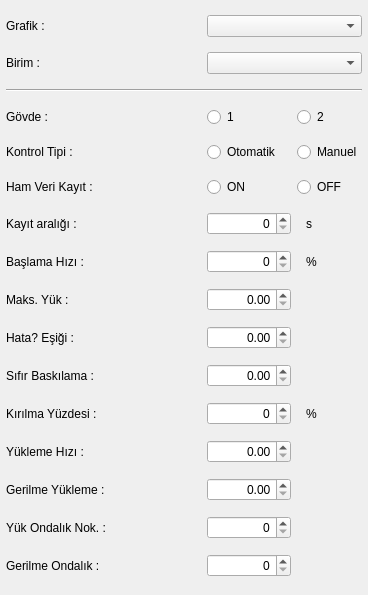
                     <widget class="QWidget" name="wdg_param">
                      <property name="geometry">
                       <rect>
                        <x>0</x>
                        <y>0</y>
                        <width>368</width>
                        <height>595</height>
                       </rect>
                      </property>
                      <layout class="QGridLayout" name="gridLayout_9" rowstretch="1,0,0,0,0,0,0,0,0,0,0,0,0,0,0,0" columnstretch="1,0,0">
                       <property name="leftMargin">
                        <number>6</number>
                       </property>
                       <property name="topMargin">
                        <number>9</number>
                       </property>
                       <property name="rightMargin">
                        <number>6</number>
                       </property>
                       <property name="bottomMargin">
                        <number>9</number>
                       </property>
                       <property name="verticalSpacing">
                        <number>9</number>
                       </property>
                       <item row="4" column="0">
                        <widget class="QLabel" name="label_31">
                         <property name="text">
                          <string>Kontrol Tipi :</string>
                         </property>
                         <property name="indent">
                          <number>-1</number>
                         </property>
                        </widget>
                       </item>
                       <item row="14" column="0">
                        <widget class="QLabel" name="label_44">
                         <property name="text">
                          <string>Yük Ondalık Nok. :</string>
                         </property>
                         <property name="indent">
                          <number>-1</number>
                         </property>
                        </widget>
                       </item>
                       <item row="5" column="0">
                        <widget class="QLabel" name="label_32">
                         <property name="text">
                          <string>Ham Veri Kayıt :</string>
                         </property>
                         <property name="indent">
                          <number>-1</number>
                         </property>
                        </widget>
                       </item>
                       <item row="10" column="1">
                        <widget class="QDoubleSpinBox" name="doubleSpinBox_zero_suppression">
                         <property name="alignment">
                          <set>Qt::AlignRight|Qt::AlignTrailing|Qt::AlignVCenter</set>
                         </property>
                        </widget>
                       </item>
                       <item row="7" column="0">
                        <widget class="QLabel" name="label_35">
                         <property name="text">
                          <string>Başlama Hızı :</string>
                         </property>
                         <property name="indent">
                          <number>-1</number>
                         </property>
                        </widget>
                       </item>
                       <item row="11" column="0">
                        <widget class="QLabel" name="label_41">
                         <property name="text">
                          <string>Kırılma Yüzdesi :</string>
                         </property>
                         <property name="indent">
                          <number>-1</number>
                         </property>
                        </widget>
                       </item>
                       <item row="5" column="1">
                        <widget class="QRadioButton" name="radioButton_record_raw_data_on">
                         <property name="cursor">
                          <cursorShape>PointingHandCursor</cursorShape>
                         </property>
                         <property name="text">
                          <string>ON</string>
                         </property>
                         <attribute name="buttonGroup">
                          <string notr="true">recraw_buttonGroup</string>
                         </attribute>
                        </widget>
                       </item>
                       <item row="3" column="0">
                        <widget class="QLabel" name="label_30">
                         <property name="text">
                          <string>Gövde :</string>
                         </property>
                         <property name="indent">
                          <number>-1</number>
                         </property>
                        </widget>
                       </item>
                       <item row="3" column="2">
                        <widget class="QRadioButton" name="radioButton_frame2">
                         <property name="cursor">
                          <cursorShape>PointingHandCursor</cursorShape>
                         </property>
                         <property name="text">
                          <string>2</string>
                         </property>
                         <attribute name="buttonGroup">
                          <string notr="true">frame_buttonGroup</string>
                         </attribute>
                        </widget>
                       </item>
                       <item row="9" column="0">
                        <widget class="QLabel" name="label_37">
                         <property name="text">
                          <string>Hata? Eşiği :</string>
                         </property>
                         <property name="indent">
                          <number>-1</number>
                         </property>
                        </widget>
                       </item>
                       <item row="15" column="0">
                        <widget class="QLabel" name="label_45">
                         <property name="text">
                          <string>Gerilme Ondalık :</string>
                         </property>
                         <property name="indent">
                          <number>-1</number>
                         </property>
                        </widget>
                       </item>
                       <item row="1" column="1" colspan="2">
                        <widget class="QComboBox" name="comboBox_unit">
                         <property name="cursor">
                          <cursorShape>PointingHandCursor</cursorShape>
                         </property>
                        </widget>
                       </item>
                       <item row="8" column="2">
                        <widget class="QLabel" name="label_unit_max_load">
                         <property name="text">
                          <string/>
                         </property>
                         <property name="indent">
                          <number>9</number>
                         </property>
                        </widget>
                       </item>
                       <item row="12" column="0">
                        <widget class="QLabel" name="label_42">
                         <property name="text">
                          <string>Yükleme Hızı :</string>
                         </property>
                         <property name="indent">
                          <number>-1</number>
                         </property>
                        </widget>
                       </item>
                       <item row="10" column="2">
                        <widget class="QLabel" name="label_unit_zero_suppression">
                         <property name="text">
                          <string/>
                         </property>
                         <property name="indent">
                          <number>9</number>
                         </property>
                        </widget>
                       </item>
                       <item row="0" column="0">
                        <widget class="QLabel" name="label_33">
                         <property name="text">
                          <string>Grafik :</string>
                         </property>
                        </widget>
                       </item>
                       <item row="6" column="2">
                        <widget class="QLabel" name="label_dac_value_101">
                         <property name="text">
                          <string>s</string>
                         </property>
                         <property name="indent">
                          <number>9</number>
                         </property>
                        </widget>
                       </item>
                       <item row="9" column="1">
                        <widget class="QDoubleSpinBox" name="doubleSpinBox_load_treshold">
                         <property name="alignment">
                          <set>Qt::AlignRight|Qt::AlignTrailing|Qt::AlignVCenter</set>
                         </property>
                         <property name="maximum">
                          <double>999999.000000000000000</double>
                         </property>
                         <property name="singleStep">
                          <double>0.100000000000000</double>
                         </property>
                        </widget>
                       </item>
                       <item row="12" column="1">
                        <widget class="QDoubleSpinBox" name="doubleSpinBox_pace_rate">
                         <property name="alignment">
                          <set>Qt::AlignRight|Qt::AlignTrailing|Qt::AlignVCenter</set>
                         </property>
                         <property name="maximum">
                          <double>999999.000000000000000</double>
                         </property>
                         <property name="singleStep">
                          <double>0.100000000000000</double>
                         </property>
                        </widget>
                       </item>
                       <item row="9" column="2">
                        <widget class="QLabel" name="label_unit_failure_threshold">
                         <property name="text">
                          <string/>
                         </property>
                         <property name="indent">
                          <number>9</number>
                         </property>
                        </widget>
                       </item>
                       <item row="11" column="2">
                        <widget class="QLabel" name="label_48">
                         <property name="text">
                          <string>%</string>
                         </property>
                         <property name="indent">
                          <number>9</number>
                         </property>
                        </widget>
                       </item>
                       <item row="12" column="2">
                        <widget class="QLabel" name="label_unit_pace_load">
                         <property name="text">
                          <string/>
                         </property>
                         <property name="indent">
                          <number>9</number>
                         </property>
                        </widget>
                       </item>
                       <item row="8" column="1">
                        <widget class="QDoubleSpinBox" name="doubleSpinBox_max_load">
                         <property name="alignment">
                          <set>Qt::AlignRight|Qt::AlignTrailing|Qt::AlignVCenter</set>
                         </property>
                         <property name="maximum">
                          <double>999999.000000000000000</double>
                         </property>
                         <property name="singleStep">
                          <double>0.100000000000000</double>
                         </property>
                        </widget>
                       </item>
                       <item row="14" column="1">
                        <widget class="QSpinBox" name="spinBox_dp_load">
                         <property name="alignment">
                          <set>Qt::AlignRight|Qt::AlignTrailing|Qt::AlignVCenter</set>
                         </property>
                         <property name="maximum">
                          <number>4</number>
                         </property>
                        </widget>
                       </item>
                       <item row="11" column="1">
                        <widget class="QSpinBox" name="spinBox_break_percentage">
                         <property name="alignment">
                          <set>Qt::AlignRight|Qt::AlignTrailing|Qt::AlignVCenter</set>
                         </property>
                        </widget>
                       </item>
                       <item row="6" column="0">
                        <widget class="QLabel" name="label_39">
                         <property name="text">
                          <string>Kayıt aralığı :</string>
                         </property>
                         <property name="indent">
                          <number>-1</number>
                         </property>
                        </widget>
                       </item>
                       <item row="15" column="1">
                        <widget class="QSpinBox" name="spinBox_dp_stress">
                         <property name="alignment">
                          <set>Qt::AlignRight|Qt::AlignTrailing|Qt::AlignVCenter</set>
                         </property>
                         <property name="maximum">
                          <number>4</number>
                         </property>
                        </widget>
                       </item>
                       <item row="3" column="1">
                        <widget class="QRadioButton" name="radioButton_frame1">
                         <property name="cursor">
                          <cursorShape>PointingHandCursor</cursorShape>
                         </property>
                         <property name="text">
                          <string>1</string>
                         </property>
                         <attribute name="buttonGroup">
                          <string notr="true">frame_buttonGroup</string>
                         </attribute>
                        </widget>
                       </item>
                       <item row="0" column="1" colspan="2">
                        <widget class="QComboBox" name="comboBox_graphChoice">
                         <property name="cursor">
                          <cursorShape>PointingHandCursor</cursorShape>
                         </property>
                        </widget>
                       </item>
                       <item row="4" column="1">
                        <widget class="QRadioButton" name="radioButton_auto">
                         <property name="cursor">
                          <cursorShape>PointingHandCursor</cursorShape>
                         </property>
                         <property name="text">
                          <string>Otomatik</string>
                         </property>
                         <attribute name="buttonGroup">
                          <string notr="true">control_buttonGroup</string>
                         </attribute>
                        </widget>
                       </item>
                       <item row="4" column="2">
                        <widget class="QRadioButton" name="radioButton_man">
                         <property name="cursor">
                          <cursorShape>PointingHandCursor</cursorShape>
                         </property>
                         <property name="text">
                          <string>Manuel</string>
                         </property>
                         <attribute name="buttonGroup">
                          <string notr="true">control_buttonGroup</string>
                         </attribute>
                        </widget>
                       </item>
                       <item row="2" column="0" colspan="3">
                        <widget class="Line" name="line">
                         <property name="orientation">
                          <enum>Qt::Horizontal</enum>
                         </property>
                        </widget>
                       </item>
                       <item row="10" column="0">
                        <widget class="QLabel" name="label_38">
                         <property name="text">
                          <string>Sıfır Baskılama :</string>
                         </property>
                         <property name="indent">
                          <number>-1</number>
                         </property>
                        </widget>
                       </item>
                       <item row="7" column="1">
                        <widget class="QSpinBox" name="spinBox_start_speed_percentage">
                         <property name="alignment">
                          <set>Qt::AlignRight|Qt::AlignTrailing|Qt::AlignVCenter</set>
                         </property>
                         <property name="maximum">
                          <number>100</number>
                         </property>
                        </widget>
                       </item>
                       <item row="7" column="2">
                        <widget class="QLabel" name="label_28">
                         <property name="text">
                          <string>%</string>
                         </property>
                         <property name="indent">
                          <number>9</number>
                         </property>
                        </widget>
                       </item>
                       <item row="6" column="1">
                        <widget class="QSpinBox" name="doubleSpinBox_record_interval">
                         <property name="alignment">
                          <set>Qt::AlignRight|Qt::AlignTrailing|Qt::AlignVCenter</set>
                         </property>
                         <property name="maximum">
                          <number>999999</number>
                         </property>
                        </widget>
                       </item>
                       <item row="1" column="0">
                        <widget class="QLabel" name="label_34">
                         <property name="text">
                          <string>Birim :</string>
                         </property>
                        </widget>
                       </item>
                       <item row="5" column="2">
                        <widget class="QRadioButton" name="radioButton_record_raw_data_off">
                         <property name="cursor">
                          <cursorShape>PointingHandCursor</cursorShape>
                         </property>
                         <property name="text">
                          <string>OFF</string>
                         </property>
                         <attribute name="buttonGroup">
                          <string notr="true">recraw_buttonGroup</string>
                         </attribute>
                        </widget>
                       </item>
                       <item row="8" column="0">
                        <widget class="QLabel" name="label_36">
                         <property name="text">
                          <string>Maks. Yük :</string>
                         </property>
                         <property name="indent">
                          <number>-1</number>
                         </property>
                        </widget>
                       </item>
                       <item row="13" column="0">
                        <widget class="QLabel" name="label_pace_stress">
                         <property name="text">
                          <string>Gerilme Yükleme :</string>
                         </property>
                         <property name="indent">
                          <number>-1</number>
                         </property>
                        </widget>
                       </item>
                       <item row="13" column="1">
                        <widget class="QDoubleSpinBox" name="doubleSpinBox_pace_rate_mpa">
                         <property name="alignment">
                          <set>Qt::AlignRight|Qt::AlignTrailing|Qt::AlignVCenter</set>
                         </property>
                         <property name="maximum">
                          <double>999999.000000000000000</double>
                         </property>
                         <property name="singleStep">
                          <double>0.100000000000000</double>
                         </property>
                        </widget>
                       </item>
                       <item row="13" column="2">
                        <widget class="QLabel" name="label_unit_pace_stress">
                         <property name="text">
                          <string/>
                         </property>
                         <property name="indent">
                          <number>9</number>
                         </property>
                        </widget>
                       </item>
                      </layout>
                     </widget>
